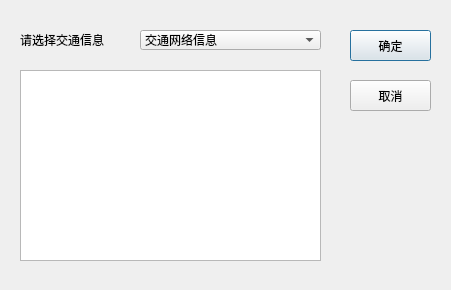
<?xml version="1.0" encoding="UTF-8"?>
<ui version="4.0">
 <class>SelectGraphicsWidget</class>
 <widget class="QDialog" name="SelectGraphicsWidget">
  <property name="geometry">
   <rect>
    <x>0</x>
    <y>0</y>
    <width>451</width>
    <height>290</height>
   </rect>
  </property>
  <property name="windowTitle">
   <string>SelectGraphicsWidget</string>
  </property>
  <widget class="QLabel" name="label">
   <property name="geometry">
    <rect>
     <x>20</x>
     <y>30</y>
     <width>111</width>
     <height>20</height>
    </rect>
   </property>
   <property name="text">
    <string>请选择交通信息</string>
   </property>
  </widget>
  <widget class="QComboBox" name="comboBox">
   <property name="geometry">
    <rect>
     <x>140</x>
     <y>30</y>
     <width>181</width>
     <height>20</height>
    </rect>
   </property>
   <item>
    <property name="text">
     <string>交通网络信息</string>
    </property>
   </item>
   <item>
    <property name="text">
     <string>交通管理信息</string>
    </property>
   </item>
   <item>
    <property name="text">
     <string>交通流量信息</string>
    </property>
   </item>
   <item>
    <property name="text">
     <string>交通质量信息</string>
    </property>
   </item>
  </widget>
  <widget class="QListWidget" name="listWidget">
   <property name="geometry">
    <rect>
     <x>20</x>
     <y>70</y>
     <width>301</width>
     <height>191</height>
    </rect>
   </property>
  </widget>
  <widget class="QPushButton" name="okButton">
   <property name="geometry">
    <rect>
     <x>350</x>
     <y>30</y>
     <width>81</width>
     <height>31</height>
    </rect>
   </property>
   <property name="text">
    <string>确定</string>
   </property>
  </widget>
  <widget class="QPushButton" name="cancelButton">
   <property name="geometry">
    <rect>
     <x>350</x>
     <y>80</y>
     <width>81</width>
     <height>31</height>
    </rect>
   </property>
   <property name="text">
    <string>取消</string>
   </property>
  </widget>
 </widget>
 <layoutdefault spacing="6" margin="11"/>
 <resources/>
 <connections/>
</ui>
